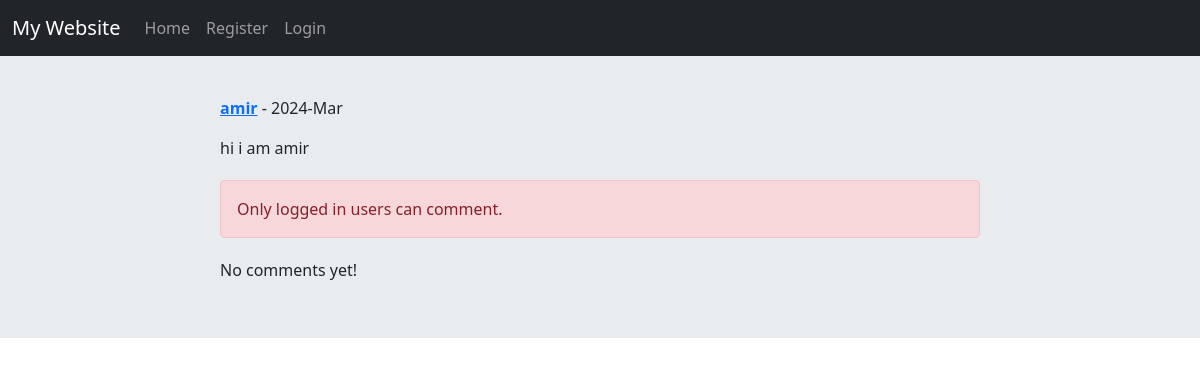
Screenshot of /post/1/hi-i-am-amir/ with the database file from the repository.
### home/models.py (models this page shows, shortened)
class Post(models.Model):
	user = models.ForeignKey(User, on_delete=models.CASCADE, related_name='posts')
	body = models.TextField()
	slug = models.SlugField()
	title = models.CharField(max_length=100, null=True, blank=True)
	created = models.DateTimeField(auto_now_add=True)
	updated = models.DateTimeField(auto_now=True)
	class Meta:
		ordering = ['-created']

### home/views.py (the view, shortened to what this page needs)
# urls.py: path('post/<int:post_id>/<slug:post_slug>/', views.PostDetailView.as_view(), name='post_detail'),
class PostDetailView(View):
	form_class = CommentCreateForm
	form_class_reply = CommentReplyForm
	def setup(self, request, *args, **kwargs):
		self.post_instance = get_object_or_404(Post, pk=kwargs['post_id'], slug=kwargs['post_slug'])
		return super().setup(request, *args, **kwargs)
	def get(self, request, *args, **kwargs):
		comments = self.post_instance.pcomments.filter(is_reply=False)
		can_like = False
		if request.user.is_authenticated and self.post_instance.user_can_like(request.user):
			can_like = True
		return render(request, 'home/detail.html', {'post':self.post_instance, 'comments':comments, 'form':self.form_class, 'reply_form':self.form_class_reply, 'can_like':can_like})

### home/templates/home/detail.html (shortened to what this page needs)
{% extends 'base.html' %}
{% load static %}
{% block extra_headers %}
<link rel="stylesheet" href="{% static 'account/css/style.css' %}">
{% endblock %}
{% block content %}
    <div class="post-details">
        <div class="post-info">
            <p><a href="{% url 'account:user_profile' post.user.id %}" class="username">{{ post.user.username }}</a> - {{ post.updated|date:"Y-M" }}</p>
            <p class="post-body">{{ post.body }}</p>
        </div>
        {% if request.user.is_authenticated %}
            <div class="like-comment-section">
                <a href="{% url 'home:post_like' post.id %}" class="btn btn-primary {% if can_like %}disabled{% endif %}">Like {{ post.likes_count }}</a>
                <form action="" method="post" class="comment-form">
                    {% csrf_token %}
                    {{ form.as_p }}
                    <button type="submit" class="btn btn-primary">Send</button>
                </form>
            </div>
        {% else %}
            <p class="alert alert-danger">Only logged in users can comment.</p>
        {% endif %}
        <div class="comments">
            {% for comment in comments %}
                <div class="comment">
                    <div class="card">
                        <div class="card-header">{{ comment.user }} | {{ comment.created|timesince }}</div>
                        <div class="card-body">{{ comment.body }}</div>
                        {% if request.user.is_authenticated %}
                            <form action="{% url 'home:add_reply' post.id comment.id %}" method="post" class="reply-form">
                                {% csrf_token %}
                                {{ reply_form.as_p }}
                                <button type="submit" class="btn btn-primary">Send</button>
                            </form>
                        {% endif %}
                        <div class="replies">
                            {% with replies=comment.rcomments.all %}
                                {% for reply in replies %}
                                    <div class="reply bg-primary text-white p-3 m-2">{{ reply.user }} <br/> {{ reply.body }}</div>
                                {% endfor %}
                            {% endwith %}
                        </div>
                    </div>
                </div>
            {% empty %}
                <p>No comments yet!</p>
            {% endfor %}
        </div>
    </div>
{% endblock %}

### account/static/account/css/style.css (style rules this page uses)
.post-details { width: 100%; max-width: 800px; margin: 0 auto; padding: 20px; }
.post-info { margin-bottom: 20px; }
.username { font-weight: bold; }
.post-body { margin-bottom: 20px; }
.comments { margin-top: 20px; }

### rows the page displays
Post: user.username "amir", updated "2024-Mar", body "hi i am amir"
